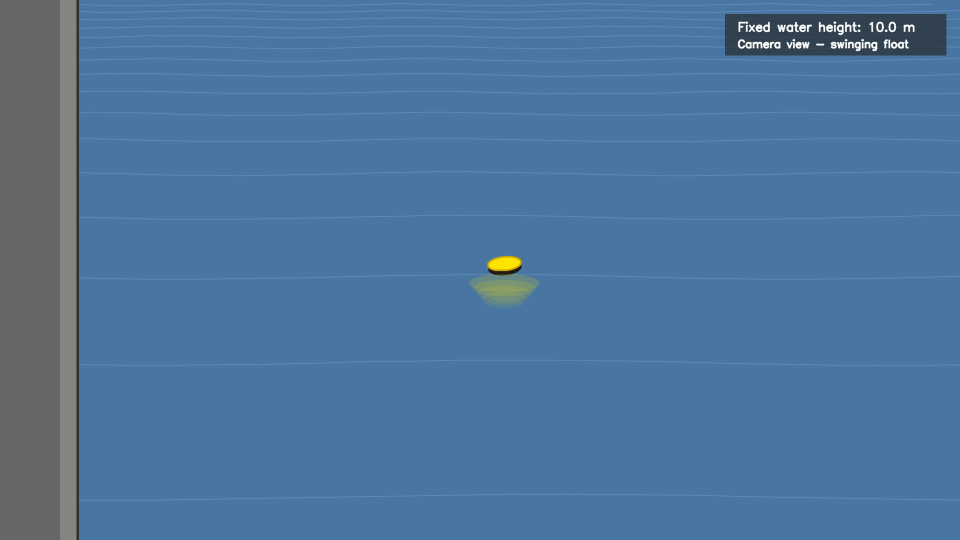
#> input picture frame 30 of samples/fixed_height_10m_swinging_float_camera_view.mp4, 1920 x 1080 px (shown at 1/2 size)
$ python lake_level_v2.py --video samples/fixed_height_10m_swinging_float_camera_view.mp4 --fx 1371.02 --fy 1371.02 --cx 960 --cy 540 --D 1.0 --h_target 0.08 --level_min 8 --level_max 12 --window 5 --annotated lake_annotated.mp4
#> lines starting #> are read from the running program, lines starting #| are printed output that depends on the picture; after the words box and inside, x2 and y2 are one past the last pixel; in counts of white or black regions, pixels touching at a corner belong together
#> in _run_video, frame is the input picture: shape (1080, 1920, 3); mean B, G, R 156.4, 116.4, 76.5
#!/usr/bin/env python3
"""
lake_level_v2.py
================

Water-level measurement from a floating circular target (yellow top face)
using a single fixed camera whose pose is NOT known.

WHY THIS WORKS WITH UNKNOWN CAMERA POSE
---------------------------------------

A single fixed camera is fully described (for our purposes) by:
    * intrinsics K = [[fx, 0, cx],
                      [ 0, fy, cy],
                      [ 0,  0,  1]]   -- assumed known
    * extrinsics (R, t)               -- assumed UNKNOWN

The extrinsics describe where the camera is and how it is oriented. Without
them, a general 3-D point cannot be converted to a metric height. But the
floating target is not a general point:

    (1) Its top face is a CIRCLE of known diameter D.
        A circle projects to an ellipse. From the ellipse size and D,
        the pinhole model recovers the metric distance to the target.

    (2) Its top face is HORIZONTAL (parallel to the water).
        The normal of the plane containing that circle, expressed in
        camera coordinates, is the "up" direction. We recover it directly
        from the ellipse shape and orientation (circle-pose-from-conic).

So each frame gives us, in camera coordinates:
    t = 3-D position of the circle center
    n = unit normal of the circle plane (= up direction)

From t and n the vertical drop of the target below the camera is:
    H_top = -t . n           (with n oriented upward, this is >= 0)

Finally, the water surface is BELOW the top face by h_target:
    H_water = H_top + h_target

No extrinsics needed. No calibration video needed. Only K, D, h_target.

WHAT THE PIPELINE DOES PER FRAME
--------------------------------

    1. Colour-segment the yellow top.
    2. Fit an ellipse to the blob with a sub-pixel conic fit.
    3. Convert the ellipse to normalized camera coordinates via K.
    4. Solve circle-pose-from-conic: get two candidate (t, n).
    5. Disambiguate the two candidates using an adaptive "up tracker".
    6. Convert to water level and push to a sliding median.

Once per 5-10 s the estimator emits the median of the window, which
suppresses wave motion and rocking of the float.

BUILT-IN DIAGNOSTICS
--------------------

Every run prints a per-stage counter summary at the end. If the run
produced no water-level lines, the summary tells you exactly which
stage rejected the data:

    detect   -- yellow mask never fires
    pose     -- ellipse fit fails or axis ratio below threshold
    filter   -- every candidate pose lies outside level_range
    tracker  -- two-fold ambiguity not yet resolved
    window   -- too few valid samples per reporting window

Use this to decide whether to fix --fx/--fy, --D, HSV thresholds, or
--level_min/--level_max before re-running.

USAGE
-----

Self-test (no arguments):
    python lake_level_v2.py

Field run:
    python lake_level_v2.py --video samples/fixed_height_10m_swinging_float_camera_view.mp4 --fx 1371.02 --fy 1371.02 --cx 960 --cy 540 --D 1.0 --h_target 0.08 --level_min 8 --level_max 12 --window 5 --annotated lake_annotated.mp4

Dependencies: numpy, opencv-python.
"""

from __future__ import annotations
import argparse
import math
from collections import deque
from dataclasses import dataclass, field
from typing import List, Optional, Tuple

import cv2
import numpy as np


# =====================================================================
# SECTION 1 -- Sub-pixel ellipse fit
# =====================================================================

def fit_ellipse_conic(pts: np.ndarray) -> Optional[np.ndarray]:
    """
    Fit an ellipse to an N x 2 array of (x, y) pixel coordinates using the
    Fitzgibbon direct least-squares method. Returns a symmetric 3x3 conic
    matrix C with [x, y, 1] C [x, y, 1]^T = 0, or None on failure.
    """
    pts = np.asarray(pts, dtype=np.float64)
    x, y = pts[:, 0], pts[:, 1]

    D1 = np.column_stack([x * x, x * y, y * y])
    D2 = np.column_stack([x, y, np.ones_like(x)])

    S1 = D1.T @ D1
    S2 = D1.T @ D2
    S3 = D2.T @ D2

    try:
        T = -np.linalg.solve(S3, S2.T)
    except np.linalg.LinAlgError:
        return None

    M = S1 + S2 @ T
    Cm = np.array([[0, 0, 2], [0, -1, 0], [2, 0, 0]], dtype=np.float64)

    try:
        M2 = np.linalg.solve(Cm, M)
    except np.linalg.LinAlgError:
        return None

    w, V = np.linalg.eig(M2)
    cond = 4.0 * V[0, :] * V[2, :] - V[1, :] ** 2
    good = np.where(cond > 0)[0]
    if len(good) == 0:
        return None

    a1 = V[:, good[0]].real
    a = np.concatenate([a1, T @ a1])
    A, B, C, D, E, F = a

    C_out = np.array([[A,     B / 2, D / 2],
                      [B / 2, C,     E / 2],
                      [D / 2, E / 2, F    ]])

    if not np.all(np.isfinite(C_out)):
        return None
    return C_out


# =====================================================================
# SECTION 2 -- Yellow top-face detection
# =====================================================================

def _expected_pixel_diameter(K: np.ndarray, D_m: float, Z_m: float) -> float:
    """Approximate face-on projected diameter in pixels."""
    fx = 0.5 * (K[0, 0] + K[1, 1])
    return fx * D_m / max(Z_m, 1e-6)


def detect_yellow_top(bgr: np.ndarray,
                      K: np.ndarray,
                      D_m: float,
                      level_range: Tuple[float, float],
                      yellow_lo=(18, 80, 80),
                      yellow_hi=(42, 255, 255),
                      axis_ratio_min: float = 0.35) -> Optional[dict]:
    """
    Detect the yellow circular top and fit a sub-pixel conic.
    See module docstring for the geometric reasoning.
    """
#> called with K = array of shape (3, 3), D_m = 1, level_range = (8, 12), yellow_lo = (18, 80, 80), yellow_hi = (42, 255, 255), axis_ratio_min = 0.35
    hsv = cv2.cvtColor(bgr, cv2.COLOR_BGR2HSV)
#> hsv: shape (1080, 1920, 3); mean H, S, V 100.2, 127.5, 157
    mask = cv2.inRange(hsv, np.array(yellow_lo, np.uint8),
                       np.array(yellow_hi, np.uint8))
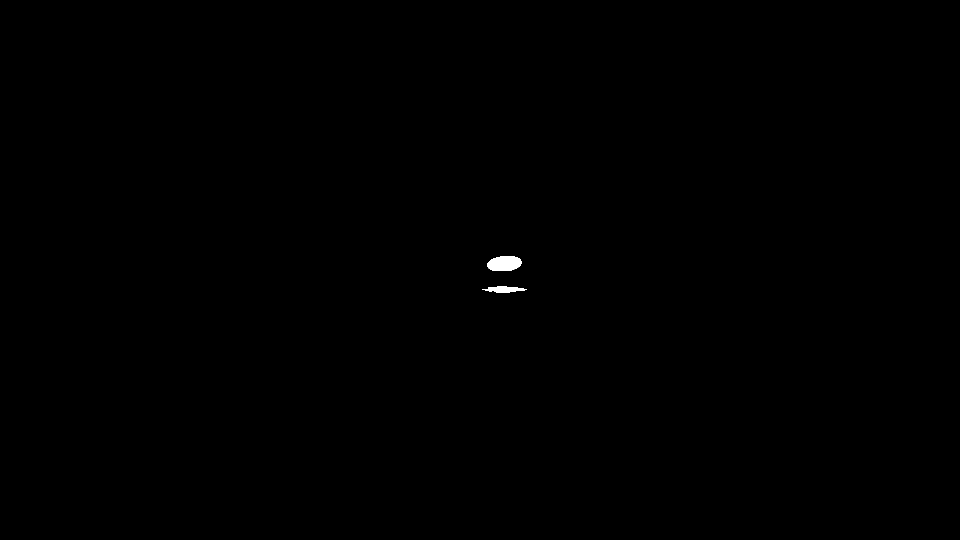
#> mask: shape (1080, 1920) (shown at 1/2 size); 0.12% white; 2 white regions, box (x1, y1, x2, y2) and area: (974, 512, 1044, 542) 1710, (964, 572, 1054, 586) 800

    k3 = np.ones((3, 3), np.uint8)
    k5 = np.ones((5, 5), np.uint8)
    mask = cv2.morphologyEx(mask, cv2.MORPH_OPEN, k3)
#> mask: shape (1080, 1920); 0.12% white; 2 white regions, box (x1, y1, x2, y2) and area: (974, 512, 1044, 542) 1710, (970, 572, 1050, 586) 780
    mask = cv2.morphologyEx(mask, cv2.MORPH_CLOSE, k5)
#> mask: shape (1080, 1920); 0.12% white; 2 white regions
#> (the rest of the program and of its run is left out)
